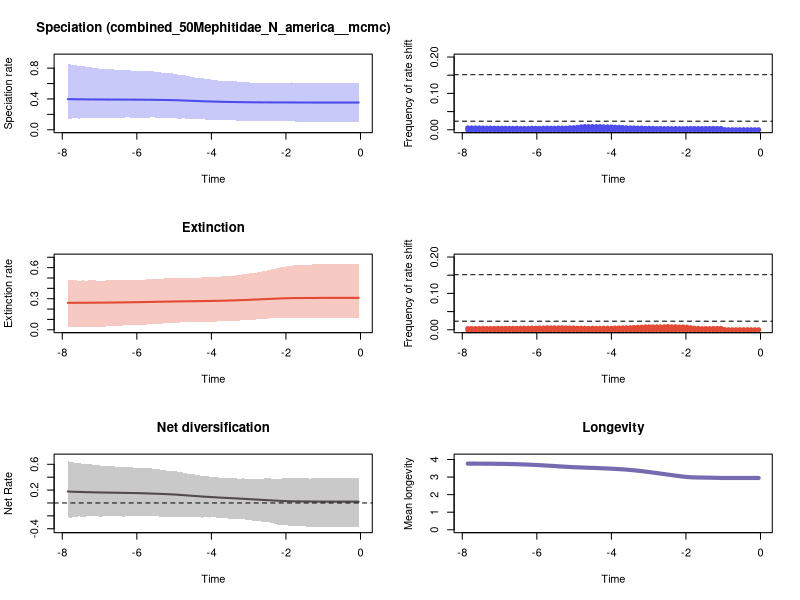

This figure's R source:


pdf(file='meph_na/RTT_plots.pdf',width=10, height=15)
par(mfrow=c(3,2))
library(scales)

time=c(-0.05001710126582278, -0.15005130379746834,-0.2500855063291139,-0.3501197088607595,-0.45015391139240507,-0.5501881139240505,-0.6502223164556962,-0.7502565189873417,-0.8502907215189872,-0.9503249240506328,-1.0503591265822785,-1.150393329113924,-1.2504275316455695,-1.3504617341772152,-1.4504959367088606,-1.5505301392405062,-1.6505643417721518,-1.7505985443037972,-1.8506327468354429,-1.9506669493670885,-2.050701151898734,-2.1507353544303798,-2.250769556962025,-2.3508037594936706,-2.4508379620253162,-2.550872164556962,-2.6509063670886075,-2.750940569620253,-2.8509747721518983,-2.951008974683544,-3.0510431772151896,-3.151077379746835,-3.251111582278481,-3.3511457848101265,-3.451179987341772,-3.5512141898734173,-3.651248392405063,-3.7512825949367086,-3.851316797468354,-3.951351,-4.0513852025316455,-4.151419405063291,-4.251453607594937,-4.351487810126582,-4.451522012658227,-4.551556215189873,-4.651590417721518,-4.751624620253164,-4.85165882278481,-4.951693025316455,-5.051727227848101,-5.1517614303797465,-5.251795632911392,-5.351829835443038,-5.451864037974683,-5.551898240506329,-5.651932443037975,-5.7519666455696195,-5.852000848101265,-5.952035050632911,-6.052069253164556,-6.152103455696202,-6.252137658227848,-6.352171860759493,-6.452206063291139,-6.5522402658227845,-6.65227446835443,-6.752308670886076,-6.852342873417721,-6.952377075949367,-7.052411278481012,-7.152445481012657,-7.252479683544303,-7.352513886075949,-7.452548088607594,-7.55258229113924,-7.652616493670886,-7.752650696202531,-7.852684898734177)
rate=c(0.3534317348399375, 0.3534317348399375,0.3534317348399375,0.3534317348399375,0.3534317348399375,0.3534317348399375,0.3534317348399375,0.3534317348399375,0.3534317348399375,0.3534317348399375,0.3534317348399375,0.3535018102796242,0.3535507325944755,0.3536231242525479,0.3537771284559879,0.3539058763374745,0.35412015696178145,0.3543399321705243,0.3544235839776837,0.3544973843542265,0.3546125509984304,0.35477531673209395,0.3549312176388802,0.355121098551168,0.3552797582568916,0.3554982976393871,0.3558050608458066,0.3561783327306008,0.3565776154872279,0.356910394745731,0.35743235935373624,0.3580599216963726,0.35878813007640636,0.35942888936340234,0.3602523526604984,0.36103933853058656,0.36207606251896113,0.3631860617577291,0.36452255273531253,0.3659654450403161,0.3674084503681523,0.3690667933047962,0.37082051100948854,0.37255668809774434,0.3743853676418289,0.37620580529925407,0.3780615195408614,0.38014216658412703,0.3819904979863078,0.383613012013447,0.3848796446358407,0.3857858120524442,0.38671458682268134,0.38746659467274264,0.388185078548707,0.3887379112337116,0.38927725656372014,0.38969460301944053,0.39008275061639286,0.3904379238495553,0.3906583649366182,0.39096222768370686,0.39122201626118713,0.39137637612911835,0.3916257526148027,0.39182363954496047,0.39201721392209166,0.39229851813722183,0.3925273356041039,0.39282859501957157,0.3931330454583328,0.39348485089663765,0.3939267409139465,0.3943698922089313,0.394965870430106,0.3955905492140809,0.39612134087458073,0.39679047997683514,0.39741981931288883)
minHPD=c(0.09841390717895554, 0.09841390717895554,0.09841390717895554,0.09841390717895554,0.09841390717895554,0.09841390717895554,0.09841390717895554,0.09841390717895554,0.09841390717895554,0.09841390717895554,0.0986111598237203,0.09868943378798835,0.09901196673892454,0.10019316639465946,0.10368950296659722,0.1049606697137009,0.1064795653370485,0.10716608149235035,0.10908535919354163,0.10905262154280458,0.10838044395259434,0.11105702169163141,0.11105702169163141,0.11106826193695386,0.11105702169163141,0.1115922267587156,0.11162433395043618,0.11163212854489381,0.11105702169163141,0.11132724595340915,0.1115922267587156,0.11185546581393152,0.11574942469647498,0.1218691787139365,0.1218691787139365,0.12178246898001832,0.12182125028010612,0.12206565763726693,0.12390398152528667,0.12390398152528667,0.13341892821951765,0.13270524486881355,0.1381367914419745,0.13816047242901905,0.13382850681375993,0.1381367914419745,0.1452788812290001,0.14696982824619795,0.1452788812290001,0.14691557762468554,0.15437428228975897,0.15349135419265628,0.15491243083393744,0.15496829515272348,0.15632321308041225,0.16246078790813112,0.15951463272862054,0.15657150993013508,0.1576401215810136,0.15574792394281936,0.15491243083393744,0.1577292344302616,0.16372778060826104,0.1577292344302616,0.15812471942560372,0.15681193534421026,0.15812471942560372,0.1584978429240793,0.15495802585964957,0.15707646465377145,0.15137232755975788,0.1548606700528897,0.15495802585964957,0.15503479881414736,0.15490690194152937,0.14441789330942928,0.15140321922830371,0.14510397519080165,0.14577558685747777)
maxHPD=c(0.6123584952544533, 0.6123584952544533,0.6123584952544533,0.6123584952544533,0.6123584952544533,0.6123584952544533,0.6123584952544533,0.6123584952544533,0.6123584952544533,0.6123584952544533,0.6125493445308797,0.6111352731822711,0.6102410856763472,0.6102410856763472,0.61256036592526,0.6125161322358676,0.6131808466554596,0.6129990790138505,0.6135670583396712,0.61256036592526,0.6111352731822711,0.613110798605562,0.6124826986568374,0.6119450213181875,0.6118952952110874,0.6121237980975098,0.6122084527282059,0.6121237980975098,0.6122084527282059,0.6131306706725325,0.614491544777971,0.615674563043828,0.620977875931979,0.6283221056514489,0.6298390483908404,0.6316576522122294,0.6332855211777076,0.6361081307080084,0.6406883217809664,0.6442879038137375,0.658098439057647,0.661399107218262,0.6716438374947924,0.6768189762444133,0.6786627189786194,0.6889531456386635,0.7019335278578139,0.7093253951866857,0.7136190880407882,0.7204492101976904,0.7316875694837423,0.7340568345049161,0.738624783887139,0.7428389204260414,0.7469719165665346,0.7564979306049456,0.7565386367192043,0.7565386367192043,0.7606097196352007,0.761606093669732,0.7636628587040042,0.7696378881999233,0.7782950030867476,0.7743952154313392,0.7775310049195567,0.7789383538523321,0.7837407633522567,0.7874007619831768,0.7876782819267165,0.7950770929638165,0.7952055129633546,0.804182167187577,0.8105195567417383,0.8176903133379831,0.8252754621556916,0.8249283433961215,0.8418551725881678,0.8470067421050664,0.8581676631316385)
plot(time,time,type = 'n', ylim = c(0, 0.9439844294448024), xlim = c(-7.902702,-0.0), ylab = 'Speciation rate', xlab = 'Time',main='Speciation (combined_50Mephitidae_N_america__mcmc)' )
polygon(c(time, rev(time)), c(maxHPD, rev(minHPD)), col = alpha('#4c4cec',0.3), border = NA)
lines(time,rate, col = '#4c4cec', lwd=2)
mids=c(-0.05065834615384615, -0.15197503846153845,-0.2532917307692307,-0.3546084230769231,-0.45592511538461533,-0.5572418076923077,-0.6585585,-0.7598751923076923,-0.8611918846153845,-0.9625085769230768,-1.0638252692307693,-1.1651419615384615,-1.2664586538461537,-1.3677753461538462,-1.4690920384615385,-1.5704087307692307,-1.671725423076923,-1.7730421153846152,-1.8743588076923077,-1.9756754999999997,-2.076992192307692,-2.1783088846153844,-2.2796255769230767,-2.380942269230769,-2.482258961538461,-2.5835756538461534,-2.6848923461538456,-2.7862090384615383,-2.8875257307692306,-2.988842423076923,-3.090159115384615,-3.1914758076923073,-3.2927924999999996,-3.394109192307692,-3.495425884615384,-3.5967425769230763,-3.698059269230769,-3.7993759615384612,-3.9006926538461535,-4.002009346153845,-4.103326038461538,-4.204642730769231,-4.3059594230769225,-4.407276115384615,-4.508592807692307,-4.6099095,-4.7112261923076915,-4.812542884615384,-4.913859576923077,-5.015176269230769,-5.116492961538461,-5.217809653846153,-5.319126346153846,-5.420443038461538,-5.52175973076923,-5.623076423076923,-5.724393115384615,-5.8257098076923075,-5.927026499999999,-6.028343192307692,-6.129659884615384,-6.2309765769230765,-6.332293269230768,-6.433609961538461,-6.534926653846154,-6.6362433461538455,-6.737560038461538,-6.83887673076923,-6.940193423076923,-7.0415101153846145,-7.142826807692307,-7.244143499999999,-7.345460192307692,-7.446776884615384,-7.548093576923076,-7.649410269230769,-7.750726961538461,-7.852043653846153)
counts=c(0.0, 0.0,0.0,0.0,0.0,0.0,0.0,0.0,0.0,0.00045409015025041734,0.0034724540901502504,0.0034724540901502504,0.0035125208681135224,0.003312186978297162,0.0032988313856427377,0.003225375626043406,0.003358931552587646,0.003312186978297162,0.0034056761268781302,0.0031853088480801334,0.0030784641068447413,0.0030851419031719535,0.003358931552587646,0.0029048414023372287,0.0032587646076794657,0.0032320534223706176,0.0034056761268781302,0.0031719532554257096,0.0038196994991652753,0.003886477462437396,0.003986644407345576,0.004500834724540902,0.004480801335559266,0.004794657762938231,0.005108514190317195,0.005402337228714524,0.006090150250417362,0.006530884808013356,0.006844741235392321,0.007565943238731218,0.007786310517529215,0.00806677796327212,0.00859432387312187,0.008534223706176961,0.008601001669449082,0.008601001669449082,0.00879465776293823,0.007886477462437395,0.006617696160267112,0.0055893155258764605,0.00528881469115192,0.004574290484140234,0.004580968280467446,0.00469449081803005,0.004166944908180301,0.004086811352253757,0.004434056761268781,0.004300500834724541,0.003646076794657763,0.003979966611018364,0.004093489148580968,0.003686143572621035,0.0037195325542570953,0.0035258764607679466,0.004006677796327212,0.003772954924874791,0.004006677796327212,0.003919866444073456,0.004126878130217029,0.004026711185308848,0.004280467445742905,0.004387312186978297,0.004467445742904841,0.004754590984974958,0.004834724540901503,0.004848080133555926,0.004888146911519199,0.0050951585976627715)
plot(mids,counts,type = 'h', xlim = c(-7.902702,-0.0), ylim=c(0,0.2), ylab = 'Frequency of rate shift', xlab = 'Time',lwd=5,col='#4c4cec')
bf2 = 0.02357952608561265
bf6 = 0.15141902619595865
abline(h=bf2, lty=2)
abline(h=bf6, lty=2)

time=c(-0.05001710126582278, -0.15005130379746834,-0.2500855063291139,-0.3501197088607595,-0.45015391139240507,-0.5501881139240505,-0.6502223164556962,-0.7502565189873417,-0.8502907215189872,-0.9503249240506328,-1.0503591265822785,-1.150393329113924,-1.2504275316455695,-1.3504617341772152,-1.4504959367088606,-1.5505301392405062,-1.6505643417721518,-1.7505985443037972,-1.8506327468354429,-1.9506669493670885,-2.050701151898734,-2.1507353544303798,-2.250769556962025,-2.3508037594936706,-2.4508379620253162,-2.550872164556962,-2.6509063670886075,-2.750940569620253,-2.8509747721518983,-2.951008974683544,-3.0510431772151896,-3.151077379746835,-3.251111582278481,-3.3511457848101265,-3.451179987341772,-3.5512141898734173,-3.651248392405063,-3.7512825949367086,-3.851316797468354,-3.951351,-4.0513852025316455,-4.151419405063291,-4.251453607594937,-4.351487810126582,-4.451522012658227,-4.551556215189873,-4.651590417721518,-4.751624620253164,-4.85165882278481,-4.951693025316455,-5.051727227848101,-5.1517614303797465,-5.251795632911392,-5.351829835443038,-5.451864037974683,-5.551898240506329,-5.651932443037975,-5.7519666455696195,-5.852000848101265,-5.952035050632911,-6.052069253164556,-6.152103455696202,-6.252137658227848,-6.352171860759493,-6.452206063291139,-6.5522402658227845,-6.65227446835443,-6.752308670886076,-6.852342873417721,-6.952377075949367,-7.052411278481012,-7.152445481012657,-7.252479683544303,-7.352513886075949,-7.452548088607594,-7.55258229113924,-7.652616493670886,-7.752650696202531,-7.852684898734177)
rate=c(0.3080279845035917, 0.3080279845035917,0.3080279845035917,0.3080279845035917,0.3080279845035917,0.3080279845035917,0.3080279845035917,0.3080279845035917,0.3080279845035917,0.3080279845035917,0.3080279845035917,0.3076611128080512,0.3073147048738373,0.30706824354203754,0.3068946588427194,0.30669535646882073,0.3064887743718042,0.30623268074573456,0.30589073334052014,0.3050060071122931,0.30383208645626125,0.30238621337887245,0.3008582338264713,0.29927823710145574,0.29777857769447985,0.29613275379697446,0.29459168957501514,0.29287357418807475,0.29131547990098994,0.289785310068214,0.2883377222945901,0.2868983765276055,0.28548320615480693,0.28431992046079946,0.283103817015797,0.28207150223464383,0.2811037524127963,0.28030291881971503,0.27949068398690513,0.27878970820970983,0.2781376787707923,0.27761665009408015,0.2770543984719871,0.276515890363773,0.27599162624044266,0.27553399185362637,0.27509906107176846,0.2746006406843601,0.2741083228859308,0.27361056912866805,0.2730366829883807,0.27230364193303364,0.27165828736097486,0.27095159439970506,0.2701938756822409,0.269427454254563,0.268715907211727,0.2680465332292773,0.26725035476319225,0.26665657837283935,0.2660370327753434,0.26542680392466306,0.2648412339254472,0.2643925704358648,0.26391425705412563,0.2634346424919679,0.2630386617975945,0.26261466082557694,0.2622892122743561,0.2620432871031284,0.26170832245906966,0.26143377307116616,0.2611678689619076,0.2609850975714466,0.26077439951861703,0.260558845723413,0.26034124931804614,0.2601586278029313,0.26001600483365395)
minHPD=c(0.11471304880121617, 0.11471304880121617,0.11471304880121617,0.11471304880121617,0.11471304880121617,0.11471304880121617,0.11471304880121617,0.11471304880121617,0.11471304880121617,0.11471304880121617,0.11471304880121617,0.11380807444493223,0.11495968206522289,0.11425190484989259,0.11502895179415142,0.11451184962239722,0.11495045461068884,0.11487975301986207,0.11386383959513907,0.11451184962239722,0.11451229545033821,0.11451184962239722,0.11391203828753124,0.10954799476891333,0.10969349810205048,0.1038575419791037,0.10305664202013033,0.09977619508535784,0.09833573466824831,0.09811355616090156,0.09808824928168959,0.0966781252613307,0.08771190437860713,0.08847483897545082,0.0842127883114125,0.08496844150892506,0.08472813553301668,0.08486209810396543,0.07909945429761434,0.07905553064813713,0.07854086172344928,0.07905553064813713,0.07883600822624155,0.07740374915187016,0.07357468826931131,0.07406556429881833,0.07336202397341535,0.07398103284764486,0.06948742006236285,0.06876090957311361,0.06774376756783212,0.06783737941764371,0.06674280823965278,0.056137048426443195,0.05398874361222582,0.05409814218606919,0.053933874681469166,0.050014153798664356,0.04559664819984339,0.04559664819984339,0.044168004429168774,0.0419683747503679,0.042395680155973746,0.04175798967751691,0.037097021152323745,0.036468129073628834,0.035442892654560916,0.03540929665108554,0.030622645236746578,0.029936128697366778,0.029147255760066534,0.029180288450948822,0.028539605350603944,0.026473730006938426,0.02636236095084339,0.024389876864419992,0.024485191615392532,0.02539512680088592,0.02448819678517085)
maxHPD=c(0.6385199333635608, 0.6385199333635608,0.6385199333635608,0.6385199333635608,0.6385199333635608,0.6385199333635608,0.6385199333635608,0.6385199333635608,0.6385199333635608,0.6385199333635608,0.6385199333635608,0.6338425260840542,0.6321155093548081,0.6289302182916588,0.6280672287058382,0.6255794296056235,0.6243645994686823,0.6224843256015213,0.6188400487745571,0.6146778507666586,0.6083975328648844,0.6017935697574748,0.5942175584972207,0.5842790110124161,0.5784003015324005,0.567345540948546,0.5616579017349709,0.5543140171576818,0.5491466586406951,0.5448352419224958,0.5412367449385644,0.5372447505119087,0.5260288536423954,0.5246312242973258,0.5180822600617264,0.5171900159064802,0.5155996232926014,0.5146665485991989,0.5076137116503417,0.5064504208361952,0.5055088319762578,0.5053136007095844,0.5053136007095844,0.5035902559656974,0.49954913759694797,0.500171237899719,0.49937247641165616,0.500171237899719,0.4963955279026355,0.4963844390926405,0.49577692130504336,0.4963806120739639,0.4963806120739639,0.4874595238272363,0.48595730147010874,0.4870469556557554,0.48828378953567875,0.4855096222262043,0.4822303032972846,0.48284408562118014,0.4822287740563203,0.4809640018678554,0.48221136957324523,0.4822388740007503,0.47850781424325944,0.4785444412228251,0.47829563044754597,0.4791375224583185,0.47526371502240666,0.4751984683258578,0.4751984683258578,0.47625843618614894,0.47635808068821944,0.4752049297658605,0.476016089554685,0.4752484242573433,0.47634048309936916,0.47844370855886337,0.47850781424325944)
plot(time,time,type = 'n', ylim = c(0, 0.702371926699917), xlim = c(-7.902702,-0.0), ylab = 'Extinction rate', xlab = 'Time',main='Extinction' )
polygon(c(time, rev(time)), c(maxHPD, rev(minHPD)), col = alpha('#e34a33',0.3), border = NA)
lines(time,rate, col = '#e34a33', lwd=2)
mids=c(-0.05065834615384615, -0.15197503846153845,-0.2532917307692307,-0.3546084230769231,-0.45592511538461533,-0.5572418076923077,-0.6585585,-0.7598751923076923,-0.8611918846153845,-0.9625085769230768,-1.0638252692307693,-1.1651419615384615,-1.2664586538461537,-1.3677753461538462,-1.4690920384615385,-1.5704087307692307,-1.671725423076923,-1.7730421153846152,-1.8743588076923077,-1.9756754999999997,-2.076992192307692,-2.1783088846153844,-2.2796255769230767,-2.380942269230769,-2.482258961538461,-2.5835756538461534,-2.6848923461538456,-2.7862090384615383,-2.8875257307692306,-2.988842423076923,-3.090159115384615,-3.1914758076923073,-3.2927924999999996,-3.394109192307692,-3.495425884615384,-3.5967425769230763,-3.698059269230769,-3.7993759615384612,-3.9006926538461535,-4.002009346153845,-4.103326038461538,-4.204642730769231,-4.3059594230769225,-4.407276115384615,-4.508592807692307,-4.6099095,-4.7112261923076915,-4.812542884615384,-4.913859576923077,-5.015176269230769,-5.116492961538461,-5.217809653846153,-5.319126346153846,-5.420443038461538,-5.52175973076923,-5.623076423076923,-5.724393115384615,-5.8257098076923075,-5.927026499999999,-6.028343192307692,-6.129659884615384,-6.2309765769230765,-6.332293269230768,-6.433609961538461,-6.534926653846154,-6.6362433461538455,-6.737560038461538,-6.83887673076923,-6.940193423076923,-7.0415101153846145,-7.142826807692307,-7.244143499999999,-7.345460192307692,-7.446776884615384,-7.548093576923076,-7.649410269230769,-7.750726961538461,-7.852043653846153)
counts=c(0.0, 0.0,0.0,0.0,0.0,0.0,0.0,0.0,0.0,0.0006343906510851419,0.0038130217028380636,0.003599332220367279,0.00337228714524207,0.0029449081803005006,0.0032186978297161937,0.0029248747913188647,0.003679465776293823,0.004013355592654424,0.005482470784641069,0.006984974958263773,0.007572621035058431,0.00750584307178631,0.00796661101836394,0.008060100166944908,0.00862771285475793,0.008253756260434057,0.007746243739565943,0.007913188647746244,0.007752921535893156,0.007799666110183639,0.007719532554257095,0.0070651085141903176,0.00664440734557596,0.006143572621035058,0.0055492487479131885,0.005228714524207012,0.005028380634390651,0.004894824707846411,0.004507512520868113,0.0038998330550918197,0.004146911519198665,0.004153589315525876,0.003959933222036728,0.0038664440734557594,0.004113522537562604,0.003679465776293823,0.004013355592654424,0.004220367278797997,0.004253756260434057,0.004647746243739566,0.004654424040066778,0.0050751252086811355,0.00532220367278798,0.0051552587646076795,0.005161936560934891,0.004934891485809683,0.00528881469115192,0.004734557595993322,0.004794657762938231,0.004414023372287145,0.004601001669449082,0.004180300500834725,0.004353923205342237,0.004080133555926544,0.0038797996661101837,0.0038464106844741234,0.0038063439065108514,0.003626043405676127,0.0036126878130217028,0.0036994991652754593,0.003619365609348915,0.0032120200333889816,0.0033656093489148583,0.003732888146911519,0.0032988313856427377,0.003285475792988314,0.003358931552587646,0.003038397328881469)
plot(mids,counts,type = 'h', xlim = c(-7.902702,-0.0), ylim=c(0,0.2), ylab = 'Frequency of rate shift', xlab = 'Time',lwd=5,col='#e34a33')
abline(h=bf2, lty=2)
abline(h=bf6, lty=2)
#Net Diversification Rate
time=c(-0.05001710126582278, -0.15005130379746834,-0.2500855063291139,-0.3501197088607595,-0.45015391139240507,-0.5501881139240505,-0.6502223164556962,-0.7502565189873417,-0.8502907215189872,-0.9503249240506328,-1.0503591265822785,-1.150393329113924,-1.2504275316455695,-1.3504617341772152,-1.4504959367088606,-1.5505301392405062,-1.6505643417721518,-1.7505985443037972,-1.8506327468354429,-1.9506669493670885,-2.050701151898734,-2.1507353544303798,-2.250769556962025,-2.3508037594936706,-2.4508379620253162,-2.550872164556962,-2.6509063670886075,-2.750940569620253,-2.8509747721518983,-2.951008974683544,-3.0510431772151896,-3.151077379746835,-3.251111582278481,-3.3511457848101265,-3.451179987341772,-3.5512141898734173,-3.651248392405063,-3.7512825949367086,-3.851316797468354,-3.951351,-4.0513852025316455,-4.151419405063291,-4.251453607594937,-4.351487810126582,-4.451522012658227,-4.551556215189873,-4.651590417721518,-4.751624620253164,-4.85165882278481,-4.951693025316455,-5.051727227848101,-5.1517614303797465,-5.251795632911392,-5.351829835443038,-5.451864037974683,-5.551898240506329,-5.651932443037975,-5.7519666455696195,-5.852000848101265,-5.952035050632911,-6.052069253164556,-6.152103455696202,-6.252137658227848,-6.352171860759493,-6.452206063291139,-6.5522402658227845,-6.65227446835443,-6.752308670886076,-6.852342873417721,-6.952377075949367,-7.052411278481012,-7.152445481012657,-7.252479683544303,-7.352513886075949,-7.452548088607594,-7.55258229113924,-7.652616493670886,-7.752650696202531,-7.852684898734177)
net_rate=c(0.020972107109285393, 0.020972107109285393,0.020972107109285393,0.020972107109285393,0.020972107109285393,0.020972107109285393,0.020972107109285393,0.020972107109285393,0.020972107109285393,0.020972107109285393,0.02096754402854856,0.0217169571289931,0.022351583981498963,0.022918053732861328,0.023322679154688344,0.023804029381460153,0.02437259705896826,0.025026749302989097,0.02582000436247344,0.027386119266041654,0.029678615425313682,0.0326086410263413,0.03564253762562048,0.038792129951213984,0.04194823798394631,0.045137770636598226,0.048464036206539766,0.05168544420943966,0.05487545787003012,0.05812507623478658,0.06149233471335044,0.06477089770940057,0.06815425650914386,0.07104062933843183,0.07413550690028523,0.07697528392317532,0.07981130725307442,0.0828821691420722,0.0861073637777923,0.08941491673659167,0.09289847549973278,0.09631559407965626,0.10027660315247919,0.10458545886783041,0.10868577373734759,0.11281723095031264,0.11698967255166318,0.12149539969238166,0.12587014332752136,0.1297288505347299,0.13284312959089012,0.1356973124604654,0.13819173168263,0.1406479037581478,0.1428015005199288,0.14504142678046847,0.14695794466863615,0.14872453308594044,0.15050898996598497,0.15203821712629204,0.1532488920974417,0.154485062892154,0.155594167494519,0.15655719077601082,0.15759648056330927,0.15857933335932328,0.1595293627924884,0.16056917489713285,0.16141117803091928,0.16254700965574118,0.16381278391055057,0.16489229465083174,0.16634100147576616,0.16777042726703834,0.16934977809973764,0.171363240620827,0.17325630450673188,0.17561686562284176,0.17782064041535084)
net_minHPD=c(-0.37804645600818865, -0.37804645600818865,-0.37804645600818865,-0.37804645600818865,-0.37804645600818865,-0.37804645600818865,-0.37804645600818865,-0.37804645600818865,-0.37804645600818865,-0.37804645600818865,-0.3780461089748064,-0.3782568106228126,-0.3755073114393362,-0.3756214398344743,-0.36756784867170667,-0.35765882539833077,-0.356674530966741,-0.3568422582235734,-0.3542404255511349,-0.34878329292759447,-0.3390358748380109,-0.3345620884130374,-0.3345470155322713,-0.3149883591066068,-0.3001823820715187,-0.28938150713006555,-0.2881003595461623,-0.2799082085469171,-0.2801008342549306,-0.2652008023141694,-0.26152395489279046,-0.2523695666486512,-0.2535349300063423,-0.24366568725549406,-0.24334702533159508,-0.24093124075677186,-0.23446732664766456,-0.2344031399260916,-0.22724729958366857,-0.2203407665377326,-0.22703255494904553,-0.22042018177380754,-0.22736577284275092,-0.21960929192712025,-0.21581942386802971,-0.21960929192712025,-0.22002974393825292,-0.2167270049282335,-0.22042018177380754,-0.21604663734712365,-0.2206632398852474,-0.21960929192712025,-0.21809421424804684,-0.2131790529018795,-0.20654600887957603,-0.20720785870553637,-0.20496718731621544,-0.2064944230905329,-0.20412038552687586,-0.2064944230905329,-0.2066811355216439,-0.20726449430787847,-0.20691983447721451,-0.21285466746729725,-0.20654286731605964,-0.20720785870553637,-0.20397839557404177,-0.2073475462474615,-0.20712873573622712,-0.21285466746729725,-0.20726449430787847,-0.2072089822355334,-0.20726449430787847,-0.2072089822355334,-0.2193864163357099,-0.20728139762746264,-0.21935326325273236,-0.2272148079821514,-0.22433673389618158)
net_maxHPD=c(0.38896273048966273, 0.38896273048966273,0.38896273048966273,0.38896273048966273,0.38896273048966273,0.38896273048966273,0.38896273048966273,0.38896273048966273,0.38896273048966273,0.38896273048966273,0.38896273048966273,0.3834447092014421,0.3825950792664492,0.37818562738470685,0.38326956661879547,0.38976623563029844,0.3883359802835411,0.38500733974197665,0.3834447092014421,0.38269870366381536,0.38355834903123265,0.37625310665583755,0.3662358949973755,0.37631647749934327,0.3818259102057171,0.3833852599385161,0.3754695863808134,0.37592092986426495,0.369615765124531,0.37826116430777823,0.37625310665583755,0.38127934430062166,0.37604245851855794,0.3834447092014421,0.3818540953296917,0.3839927280251107,0.38996848992842037,0.391920711323045,0.40076455758427604,0.4106898101114672,0.4081385321031392,0.4191202718558305,0.41829304434978004,0.4326921587013929,0.44473734656220637,0.4489683000206506,0.457168310200168,0.4715601580878215,0.4799567371912871,0.4925976991254897,0.49428414325616216,0.5004439835371055,0.5067420349057299,0.5171794771506875,0.5281405020150235,0.5314929870555491,0.5383841440203363,0.5407128830396528,0.5469635295582211,0.5469788906784571,0.5494098580396531,0.5516367887439819,0.5547884092561567,0.5509914162420417,0.5603019952930759,0.563420141984055,0.5708405227205353,0.571431047590874,0.5763691412270171,0.5763427507310288,0.5873496966423793,0.5932936733488583,0.6008668956894321,0.6084719261194511,0.6049765786234385,0.627702375296673,0.6258295368426958,0.6312822059213522,0.64800720634956)
plot(time,time,type = 'n', ylim = c(-0.41608249168509387, 0.712807926984516), xlim = c(-7.902702,-0.0), ylab = 'Net Rate', xlab = 'Time',lwd=2, main='Net diversification', col= '#504A4B' )
polygon(c(time, rev(time)), c(net_maxHPD, rev(net_minHPD)), col = alpha('#504A4B',0.3), border = NA)
lines(time,net_rate, col = '#504A4B', lwd=2)
abline(h=0,lty=2)


time=c(-0.05001710126582278, -0.15005130379746834,-0.2500855063291139,-0.3501197088607595,-0.45015391139240507,-0.5501881139240505,-0.6502223164556962,-0.7502565189873417,-0.8502907215189872,-0.9503249240506328,-1.0503591265822785,-1.150393329113924,-1.2504275316455695,-1.3504617341772152,-1.4504959367088606,-1.5505301392405062,-1.6505643417721518,-1.7505985443037972,-1.8506327468354429,-1.9506669493670885,-2.050701151898734,-2.1507353544303798,-2.250769556962025,-2.3508037594936706,-2.4508379620253162,-2.550872164556962,-2.6509063670886075,-2.750940569620253,-2.8509747721518983,-2.951008974683544,-3.0510431772151896,-3.151077379746835,-3.251111582278481,-3.3511457848101265,-3.451179987341772,-3.5512141898734173,-3.651248392405063,-3.7512825949367086,-3.851316797468354,-3.951351,-4.0513852025316455,-4.151419405063291,-4.251453607594937,-4.351487810126582,-4.451522012658227,-4.551556215189873,-4.651590417721518,-4.751624620253164,-4.85165882278481,-4.951693025316455,-5.051727227848101,-5.1517614303797465,-5.251795632911392,-5.351829835443038,-5.451864037974683,-5.551898240506329,-5.651932443037975,-5.7519666455696195,-5.852000848101265,-5.952035050632911,-6.052069253164556,-6.152103455696202,-6.252137658227848,-6.352171860759493,-6.452206063291139,-6.5522402658227845,-6.65227446835443,-6.752308670886076,-6.852342873417721,-6.952377075949367,-7.052411278481012,-7.152445481012657,-7.252479683544303,-7.352513886075949,-7.452548088607594,-7.55258229113924,-7.652616493670886,-7.752650696202531,-7.852684898734177)
rate=c(2.9474748625134053, 2.9474748625134053,2.9474748625134053,2.9474748625134053,2.9474748625134053,2.9474748625134053,2.9474748625134053,2.9474748625134053,2.9474748625134053,2.9474748625134053,2.9474748625134053,2.954721961820569,2.9604483500693655,2.965296856740345,2.968336577185799,2.9716249518143654,2.974963997389763,2.979302822211724,2.986045771152544,3.0000146681671174,3.020418304486644,3.04617976826275,3.0732279207093725,3.101415690165085,3.1298604228945965,3.1592885614070925,3.189486515741528,3.217883160151072,3.245693337269879,3.2745788048400626,3.3023661511064883,3.3287147384207594,3.3549655131924263,3.3762354161157613,3.397138001471289,3.4151830294556,3.431490907306468,3.445641461321423,3.4597397998689967,3.4711224603061344,3.4825712494480636,3.4911146437116236,3.500314202246117,3.5096604280096932,3.518389903608697,3.524998807857789,3.5327018140720168,3.5406540161916076,3.548435299285913,3.556813699321525,3.566057876757966,3.578728460947955,3.5898535874781445,3.6028728758603834,3.6162229323601807,3.630318829963714,3.6425179284026257,3.655224206231205,3.6683315271772843,3.6795931919377063,3.690143348738045,3.7003024838524956,3.7094070810430826,3.7175093958724448,3.7257282169493893,3.7326592156578178,3.7383753352766664,3.744024970549651,3.7469373767039067,3.750904043090126,3.7544043303104275,3.756857768090805,3.760033517491989,3.76068517480793,3.7613011759597508,3.7618940423471208,3.7633142740128944,3.76353634722712,3.7634334066923834)
minHPD=c(2.9474748625134053, 2.9474748625134053,2.9474748625134053,2.9474748625134053,2.9474748625134053,2.9474748625134053,2.9474748625134053,2.9474748625134053,2.9474748625134053,2.9474748625134053,2.9474748625134053,2.954721961820569,2.9604483500693655,2.965296856740345,2.968336577185799,2.9716249518143654,2.974963997389763,2.979302822211724,2.986045771152544,3.0000146681671174,3.020418304486644,3.04617976826275,3.0732279207093725,3.101415690165085,3.1298604228945965,3.1592885614070925,3.189486515741528,3.217883160151072,3.245693337269879,3.2745788048400626,3.3023661511064883,3.3287147384207594,3.3549655131924263,3.3762354161157613,3.397138001471289,3.4151830294556,3.431490907306468,3.445641461321423,3.4597397998689967,3.4711224603061344,3.4825712494480636,3.4911146437116236,3.500314202246117,3.5096604280096932,3.518389903608697,3.524998807857789,3.5327018140720168,3.5406540161916076,3.548435299285913,3.556813699321525,3.566057876757966,3.578728460947955,3.5898535874781445,3.6028728758603834,3.6162229323601807,3.630318829963714,3.6425179284026257,3.655224206231205,3.6683315271772843,3.6795931919377063,3.690143348738045,3.7003024838524956,3.7094070810430826,3.7175093958724448,3.7257282169493893,3.7326592156578178,3.7383753352766664,3.744024970549651,3.7469373767039067,3.750904043090126,3.7544043303104275,3.756857768090805,3.760033517491989,3.76068517480793,3.7613011759597508,3.7618940423471208,3.7633142740128944,3.76353634722712,3.7634334066923834)
maxHPD=c(2.9474748625134053, 2.9474748625134053,2.9474748625134053,2.9474748625134053,2.9474748625134053,2.9474748625134053,2.9474748625134053,2.9474748625134053,2.9474748625134053,2.9474748625134053,2.9474748625134053,2.954721961820569,2.9604483500693655,2.965296856740345,2.968336577185799,2.9716249518143654,2.974963997389763,2.979302822211724,2.986045771152544,3.0000146681671174,3.020418304486644,3.04617976826275,3.0732279207093725,3.101415690165085,3.1298604228945965,3.1592885614070925,3.189486515741528,3.217883160151072,3.245693337269879,3.2745788048400626,3.3023661511064883,3.3287147384207594,3.3549655131924263,3.3762354161157613,3.397138001471289,3.4151830294556,3.431490907306468,3.445641461321423,3.4597397998689967,3.4711224603061344,3.4825712494480636,3.4911146437116236,3.500314202246117,3.5096604280096932,3.518389903608697,3.524998807857789,3.5327018140720168,3.5406540161916076,3.548435299285913,3.556813699321525,3.566057876757966,3.578728460947955,3.5898535874781445,3.6028728758603834,3.6162229323601807,3.630318829963714,3.6425179284026257,3.655224206231205,3.6683315271772843,3.6795931919377063,3.690143348738045,3.7003024838524956,3.7094070810430826,3.7175093958724448,3.7257282169493893,3.7326592156578178,3.7383753352766664,3.744024970549651,3.7469373767039067,3.750904043090126,3.7544043303104275,3.756857768090805,3.760033517491989,3.76068517480793,3.7613011759597508,3.7618940423471208,3.7633142740128944,3.76353634722712,3.7634334066923834)
plot(time,time,type = 'n', ylim = c(0, 4.139889981949833), xlim = c(-7.902702,-0.0), ylab = 'Mean longevity', xlab = 'Time',main='Longevity' )
polygon(c(time, rev(time)), c(maxHPD, rev(minHPD)), col = alpha('#756bb1',0.3), border = NA)
lines(time,rate, col = '#756bb1', lwd=4)

n <- dev.off()
